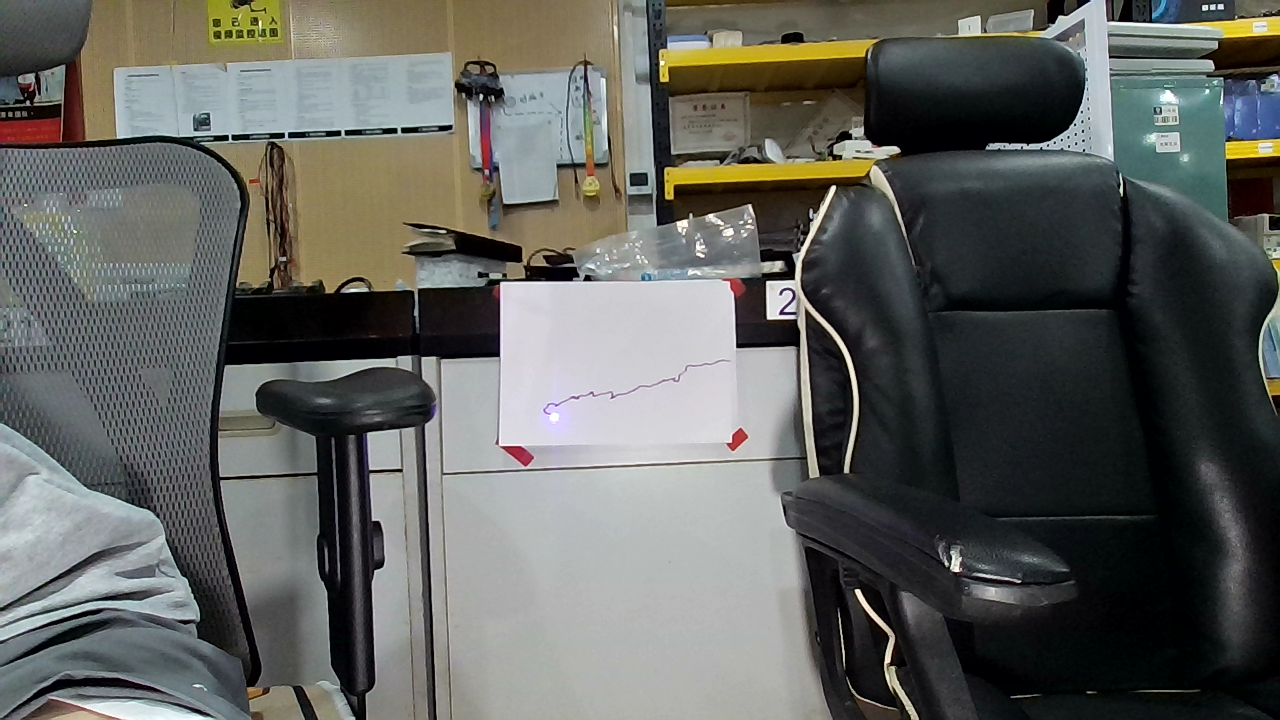
#> input picture opencv/photo_1753685422.png, 1280 x 720 px, given in place of the camera
$ python '识别画.py'
#> lines starting #> are read from the running program, lines starting #| are printed output that depends on the picture; after the words box and inside, x2 and y2 are one past the last pixel; in counts of white or black regions, pixels touching at a corner belong together
import cv2
import numpy as np

# ROI对角线端点
x1, y1 = 496, 284
x2, y2 = 717, 440
xmin, xmax = min(x1, x2), max(x1, x2)
ymin, ymax = min(y1, y2), max(y1, y2)

cap = cv2.VideoCapture(2)
cap.set(cv2.CAP_PROP_FRAME_WIDTH, 1280)
cap.set(cv2.CAP_PROP_FRAME_HEIGHT, 720)

while True:
    ret, img = cap.read()
#> img is the input picture: shape (720, 1280, 3); mean B, G, R 93.8, 97.9, 96.5
    if not ret:
        break

    # 只截取并显示ROI
    roi = img[ymin:ymax, xmin:xmax]
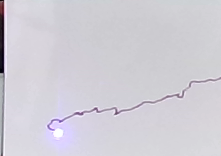
#> roi: shape (156, 221, 3); mean B, G, R 214.4, 206.2, 208.7
    gray = cv2.cvtColor(roi, cv2.COLOR_BGR2GRAY)
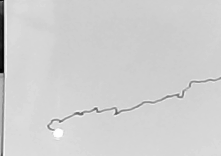
#> gray: shape (156, 221); min 1, max 254, mean 207.9
    _, binary = cv2.threshold(gray, 190, 255, cv2.THRESH_BINARY_INV)
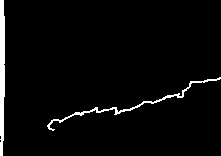
#> binary: shape (156, 221); 3.3% white; 2 white regions

    # 用RETR_TREE查找所有轮廓
    contours, hierarchy = cv2.findContours(binary, cv2.RETR_TREE, cv2.CHAIN_APPROX_SIMPLE)
#> contours = 2 contours; box (x1, y1, x2, y2) and area: (0, 0, 5, 156) 526, (47, 77, 221, 131) 260
    roi_output = roi.copy()
    print("ROI轮廓数：", len(contours))
#| ROI轮廓数： 2
    if hierarchy is not None:
        for i, cnt in enumerate(contours):
            area = cv2.contourArea(cnt)
            # 过滤掉小噪声
            if area > 10:
                cv2.drawContours(roi_output, [cnt], -1, (0, 0, 255), 2)
                print(f"ROI轮廓 {i} 面积: {area}，父轮廓编号: {hierarchy[0][i][3]}, 子轮廓编号: {hierarchy[0][i][2]}")
#> this loop made 2 passes
#> area on passes 1 to 2: 260.5, 525.5
#| ROI轮廓 0 面积: 260.5，父轮廓编号: -1, 子轮廓编号: -1
#| ROI轮廓 1 面积: 525.5，父轮廓编号: -1, 子轮廓编号: -1
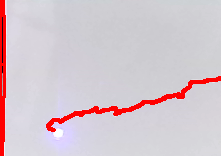
#> roi_output: shape (156, 221, 3); 5.07% of pixels changed, all inside (x1, y1, x2, y2) = (0, 0, 221, 156)

    cv2.imshow('ROI Contours', roi_output)
    if cv2.waitKey(1) & 0xFF == ord('q'):
#> (key q is pressed here)
        break

cap.release()
cv2.destroyAllWindows()

$ run again, on opencv/MJPG.png
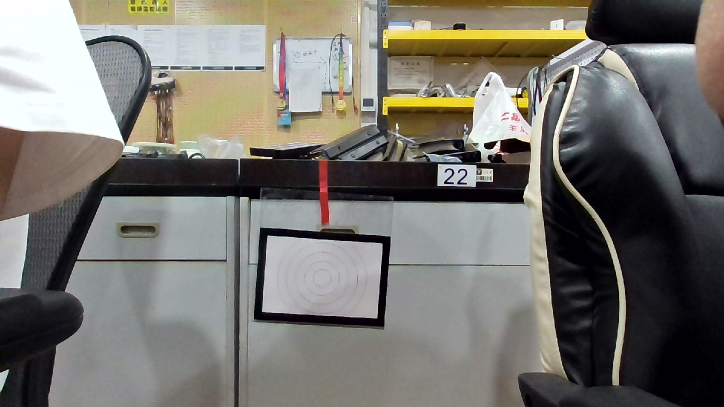
#> input picture opencv/MJPG.png, 1448 x 814 px, given in place of the camera (shown at 1/2 size)
#> img is the input picture: shape (814, 1448, 3); mean B, G, R 110.2, 116.1, 118.6
#> `_, binary = cv2.threshold(gray, 190, 255, cv2.THRESH_BINARY_INV)`:
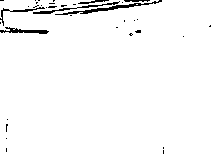
#> binary: shape (156, 221); 97.4% white; black in thin lines or dots
#> contours = 34 contours, 28 with area under 20; largest, box (x1, y1, x2, y2) and area: (0, 0, 221, 156) 33322, (32, 7, 78, 15) 134, (76, 1, 120, 9) 114, (9, 6, 46, 13) 98, (47, 5, 58, 9) 24, (134, 29, 142, 34) 22
#| ROI轮廓数： 34
#> the loop `for i, cnt in enumerate(contours):` made 34 passes
#> area on passes 2, 12, 19, 21, 23, 32: 33321.5, 22, 134.5, 98, 24, 114
#> (printed output is left out)
#> after the loop `for i, cnt in enumerate(contours):`:
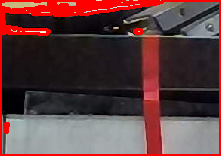
#> roi_output: shape (156, 221, 3); mean B, G, R 62.6, 60.9, 94.4
